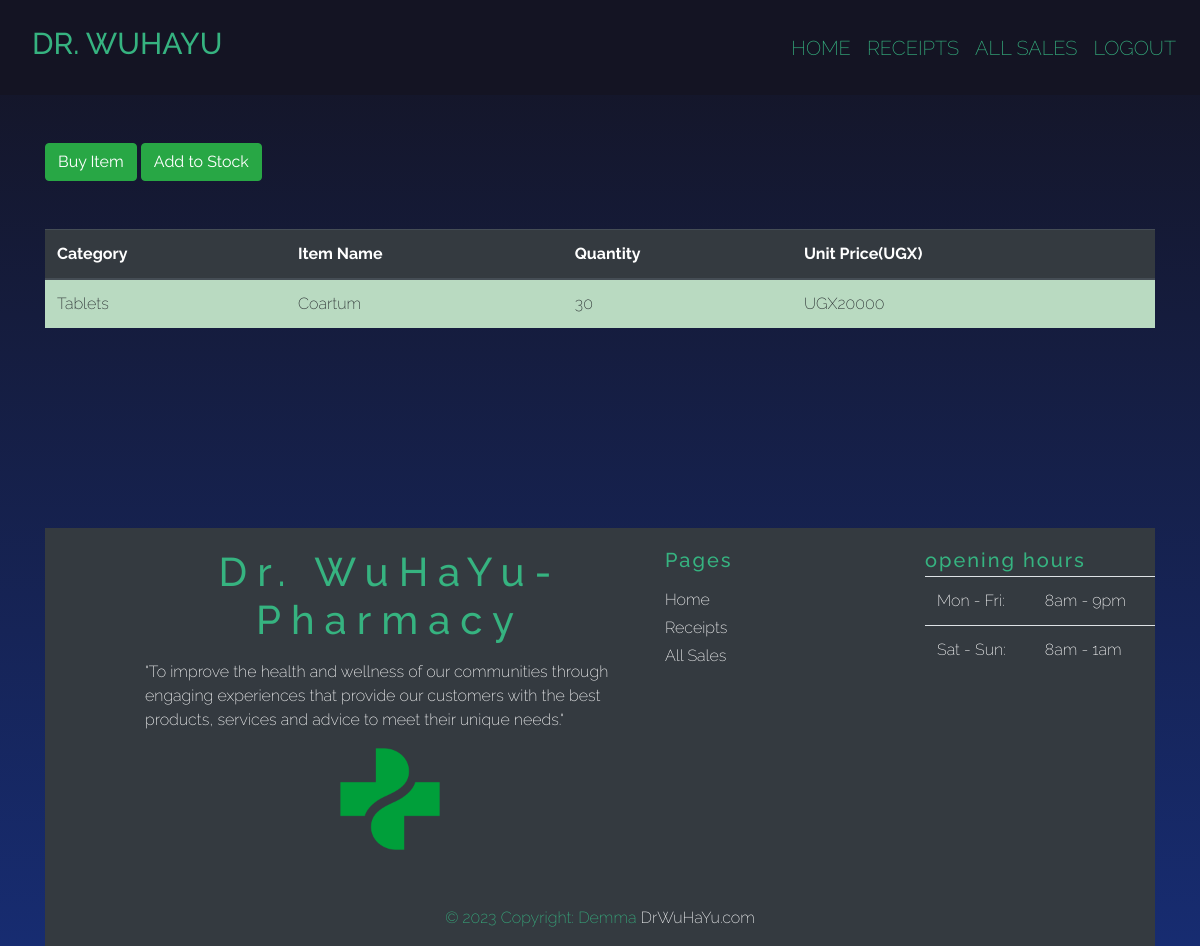
Screenshot of /index/3 (signed in) with the database file from the repository.
### invo/models.py (models this page shows, shortened)
class Product(models.Model):
    category_name = models.ForeignKey(Category,on_delete=models.CASCADE, null=True, blank=True)
    item_name = models.CharField(max_length = 50, null = True, blank = True)
    total_quantity = models.IntegerField(default = 0, null = True, blank = True)
    issuied_quantity = models.IntegerField(default = 0, null = True, blank = True)
    received_quantity = models.IntegerField(default = 0, null = True, blank = True)
    unit_price = models.IntegerField(default = 0, null = True, blank = True)
    manufacturer = models.CharField(max_length = 50, null = True, blank = True)
    brand = models.CharField(max_length = 50, null = True, blank = True)

class Category(models.Model):
    name = models.CharField(max_length = 50, null = True, blank = True)
    def __str__(self):
        return self.name

### invo/views.py (the view)
# urls.py: path('index/<int:product_id>', views.product_detail, name = 'product_detail'),
@login_required
def product_detail(request, product_id):
    product = Product.objects.get(id = product_id)
    return  render(request, 'products/product_detail.html', {'product':product})

### templates/products/product_detail.html
{% extends 'products/base.html'%} {% block content%}
<br></br>
<div class = "container">
    <a href="{% url 'issue_item' product.id %}" ><input type="submit" value="Buy Item" class="btn btn-success" btn type="button"/></a>
    <a href="{% url 'add_to_stock' product.id %}" ><input type= "submit" value="Add to Stock" class="btn btn-success btn" type="button"/></a>
</div>
<br></br>
<div class = "container">
  <table class="table table-success table-striped">
    <thead class="thead-dark">
      <tr>
        <th scope="col">Category</th>
        <th scope="col">Item Name</th>
        <th scope="col">Quantity</th>
        <th scope="col">Unit Price(UGX)</th>
      </tr>
    </thead>
    <tbody>
      <tr>
        <td>{{product.category_name}}</td>
        <td>{{product.item_name}}</td>
        <td>{{product.total_quantity}}</td>
        <td>UGX{{product.unit_price}}</td>
      </tr>
    </tbody>
  </table>
</div>
{% endblock%}

### invo/static/css/main.css (style rules this page uses)
:root { height: 100%; width: 100vw; margin: 0; padding: 0; overflow-x: hidden; }
* { box-sizing: border-box; padding: 0; margin: 0; }
html,body { position: relative; overflow-x: hidden; background: linear-gradient(to bottom,#141423,#172c71); width: 100% !important; height: 100vh; display: table; position: relative; background-position: center; -o-background-size: cover; -moz-background-size: cover; -webkit-background-size: cover; background-size: cover; background-repeat: no-repeat; font-weight: 400; max-width: 100; }
body { font-family: 'raleway'; font-weight: 200; }

### rows the page displays
Product: category_name "Tablets", item_name "Coartum", total_quantity "30", unit_price "20000"
